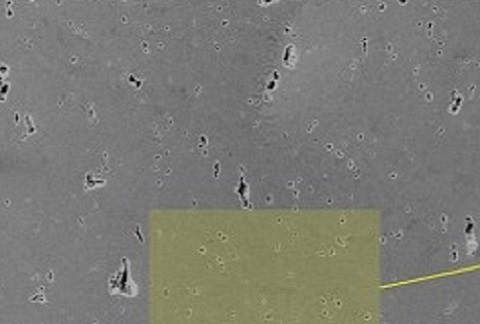
#> input picture ImageProcessing(latest)/Img_source.jpg, 480 x 324 px
$ python main.py
#> lines starting #> are read from the running program, lines starting #| are printed output that depends on the picture; after the words box and inside, x2 and y2 are one past the last pixel; in counts of white or black regions, pixels touching at a corner belong together
# -*- coding: utf-8 -*-
# @Author : lifz
# @Time : 2022/3/6
# @File : main.py
# @Mail : leoleechn@outlook.com

import cv2 as cv
import numpy as np
import csv
import matplotlib.pyplot as plt


def main():
    # 读取图像
    img1 = cv.imread("Img_source.jpg")
#> img1 is the input picture: shape (324, 480, 3); mean B, G, R 116.8, 123.4, 123.5
    img2 = cv.imread("Img_source.jpg")
    img3 = cv.imread("Img_source.jpg")

    Img_h = img1.shape[0]
#> Img_h = 324
    Img_w = img1.shape[1]
#> Img_w = 480
    print('-' * 20)
    print("图片大小:" + str(Img_h) + "px*" + str(Img_w) + "px")
#| 图片大小:324px*480px
    print('-' * 20 + '\n')

    imgProcessing(img1, img2, img3)

    imgTemp1 = cv.imread("Img_source.jpg")
    imgTemp2 = cv.imread("Img_thres.jpg")
    imgTemp3 = cv.imread("Img_result.jpg")
    imgTemp4 = cv.imread("Img_plane.jpg")

    plt.subplot(221)
    # plt.title("Img_source")
    plt.imshow(imgTemp1)
    # plt.xticks([])
    # plt.yticks([])
    plt.subplot(222)
    # plt.title("Img_thres")
    plt.imshow(imgTemp2)
    # plt.xticks([])
    # plt.yticks([])
    plt.subplot(223)
    # plt.title("Img_result")
    plt.imshow(imgTemp3)
    # plt.xticks([])
    # plt.yticks([])
    plt.subplot(224)
    # plt.title("Img_plane")
    plt.imshow(imgTemp4)
    # plt.xticks([])
    # plt.yticks([])
    plt.savefig("result_1.jpg")
    plt.show()

    # plt.imshow(imgTemp1)
    # plt.grid()
    # plt.show()

    gridProcessing(img1)

    cv.waitKey(0)  # 延时
    cv.destroyAllWindows()  # 释放内存


# 图像处理
def imgProcessing(var1, var2, var3):
    # 中值滤波
    Img_temp = cv.medianBlur(var1, 15)

    # 图像差分
    Img_diff = cv.absdiff(Img_temp, var2)
    # cv.imshow("Img_diff", Img_diff)  # 差分图

    # 二值化
    # Img_gray = cv.cvtColor(Img_diff, cv.COLOR_BGR2GRAY)
    # _, Img_thres = cv.threshold(Img_gray, 24, 255, cv.THRESH_BINARY)
    # cv.imshow("Img_thres", Img_thres)  # 二值化处理图

    # cv.imwrite("Img_thres.jpg", Img_thres)

    # 查找轮廓
    contours, hierarchy = cv.findContours(noiseProcessing(Img_diff), cv.RETR_EXTERNAL, cv.CHAIN_APPROX_NONE)
#> in noiseProcessing, `_, binary = cv.threshold(gray, 0, 255, cv.THRESH_BINARY | cv.THRESH_OT..`:
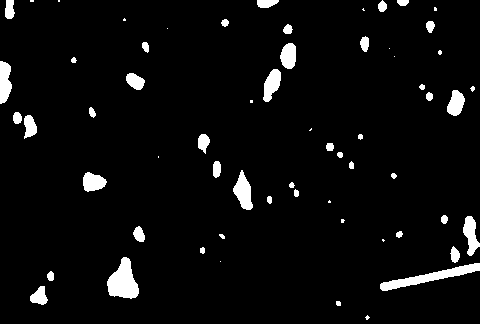
#> binary: shape (324, 480); 4.6% white; 62 white regions (18 under 20 px)
#> contours = 62 contours, 25 with area under 20; largest, box (x1, y1, x2, y2) and area: (107, 257, 139, 299) 797, (380, 263, 480, 291) 734, (233, 170, 253, 210) 416, (0, 61, 12, 104) 352, (463, 216, 480, 256) 344

    # 输出缺陷个数
    print('-' * 20)
    print("不可忽略缺陷个数:" + str(len(contours)))
#| 不可忽略缺陷个数:62
    print('-' * 20)

    for i in range(0, len(contours)):
        length = cv.arcLength(contours[i], True)
        # 通过缺陷轮廓长度筛选
        if length > 16:
            cv.drawContours(var2, contours[i], -1, (0, 0, 0), 2)
#> this loop made 62 passes
#> length on passes 1 to 12: 11.9, 14.83, 58.87, 25.31, 226.8, 0, 123.7, 17.66, 41.21, 6.24, 15.07, 20.49
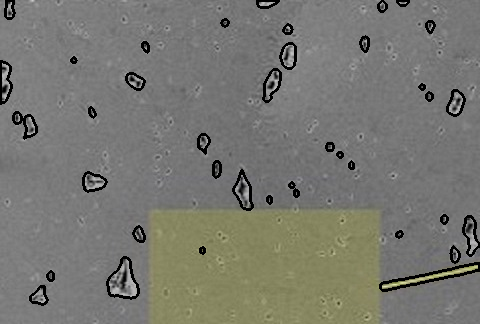
#> var2: shape (324, 480, 3); mean B, G, R 112.7, 119.3, 119.3

    # cv.imshow("Img_result", var2)  # 结果图

    cv.imwrite("Img_result.jpg", var2)

    planeDisplay(contours, var3)

    # [8 lines of commented-out code are left out]


def noiseProcessing(var1):
    # 图像进行高斯模糊降噪，去除噪声干扰，然后再二值化
    blurred = cv.GaussianBlur(var1, (15, 15), 0)
    gray = cv.cvtColor(blurred, cv.COLOR_BGR2GRAY)
    _, binary = cv.threshold(gray, 0, 255, cv.THRESH_BINARY | cv.THRESH_OTSU)
    # cv.imshow("Img_thres", binary)  # 二值化处理图
    cv.imwrite("Img_thres.jpg", binary)

    # 图像均值迁移去噪声，然后二值化处理
    # blurred = cv.pyrMeanShiftFiltering(binary, 18, 20)
    # gray = cv.cvtColor(blurred, cv.COLOR_BGR2GRAY)
    # _, binary = cv.threshold(gray, 0, 255, cv.THRESH_BINARY | cv.THRESH_OTSU)
    # cv.imshow("Img_thres", binary)  # 二值化处理图

    return binary


# 平面几何关系处理
def planeDisplay(var1, var2):
    # 寻找边界坐标
    for c in var1:
        # 计算点集最外面的矩形边界
        x, y, w, h = cv.boundingRect(c)
        # 绘制边界矩形
        cv.rectangle(var2, (x, y), (x + w, y + h), (0, 255, 0), 1)
        # 寻找面积最小的矩形
        rect = cv.minAreaRect(c)
        # 得到最小矩形的坐标
        box = cv.boxPoints(rect)
        # 标准化坐标到整数
        box = np.int0(box)
        # 画出边界
        cv.drawContours(var2, [box], 0, (0, 0, 255), 1)
        # 坐标输出
        # print(box)

        # 坐标写入csv文件
        file = open("data.csv", mode='a', encoding="utf-8")
        writer = csv.writer(file)
        writer.writerow(box)
        file.close()
#> this loop made 62 passes
#> (x, y, w, h, rect, box) on passes 1 to 6: (365, 315, 5, 5, ((366.8, 317.3), (3.54, 2.83), -45), [[366, 319], [364, 317], [367, 315], [369, 317]]), (336, 301, 5, 5, ((338, 303), (4, 4), -90), [[340, 305], [336, 305], [336, 301], [340, 301]]), (30, 286, 18, 19, ((37.67, 295.9), (16.79, 18.21), -12.99), [[31, 306], [27, 288], [43, 285], [47, 302]]), (47, 271, 7, 10, ((50, 275.5), (9, 6), -90), [[53, 280], [47, 280], [47, 271], [53, 271]]), (380, 263, 100, 28, ((429.7, 276.6), (102, 8.82), -11.8), [[380, 291], [378, 282], [478, 261], [480, 270]]), (220, 261, 1, 1, ((220, 261), (0, 0), -90), [[220, 261], [220, 261], [220, 261], [220, 261]])
#> (c, x, y, w, h, rect, box) on passes 26, 60: ([[158, 156], [158, 157]], 158, 156, 1, 2, ((158, 156.5), (1, 0), -90), [[158, 157], [158, 157], [158, 156], [158, 156]]), ([[58, 0], [58, 1], [59, 1], [59, 0]], 58, 0, 2, 2, ((58.5, 0.5), (1, 1), -90), [[59, 1], [58, 1], [58, 0], [59, 0]])
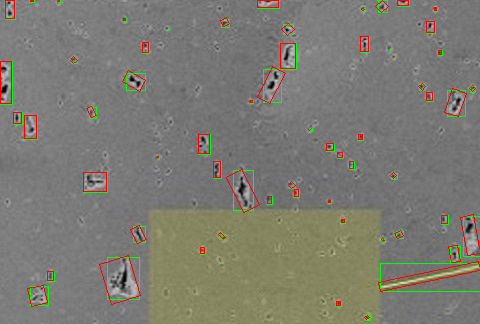
#> var2: shape (324, 480, 3); mean B, G, R 113.6, 123.1, 123.8

    # cv.imshow("Img_plane", var2)  # 平面处理图

    cv.imwrite("Img_plane.jpg", var2)


# 网格化处理
def gridProcessing(var1):
    # [11 lines of commented-out code are left out]

    bit_1 = 40
    bit_2 = 27

    imgTemp = var1
    imgWidth = int(imgTemp.shape[1] / bit_1)
#> imgWidth = 12
    imgHeight = int(imgTemp.shape[0] / bit_2)
#> imgHeight = 12

    # [7 lines of commented-out code are left out]
    imgNew = np.zeros((imgTemp.shape[0], imgTemp.shape[1], 3), np.uint8)
    # 图像循环采样
    for i in range(bit_2):
        # 获取y坐标
        y = i * imgHeight
        for j in range(bit_1):
            # 获取x坐标
            x = j * imgWidth
            # 获取填充颜色,左上角像素点
            b = imgTemp[y, x][0]
            g = imgTemp[y, x][1]
            r = imgTemp[y, x][2]

            # 循环设置小区域采样
            for n in range(imgHeight):
                for m in range(imgWidth):
                    imgNew[y + n, x + m][0] = np.uint8(b)
                    imgNew[y + n, x + m][1] = np.uint8(g)
                    imgNew[y + n, x + m][2] = np.uint8(r)

    # cv.imshow("sampling", imgNew)  # 采样量化图
    cv.imwrite("sampling.jpg", imgNew)

    # 绘制网格
    for i in range(12, 480, imgWidth):
        cv.line(imgNew, (i, 0), (i, 324), (0, 0, 0), 1)
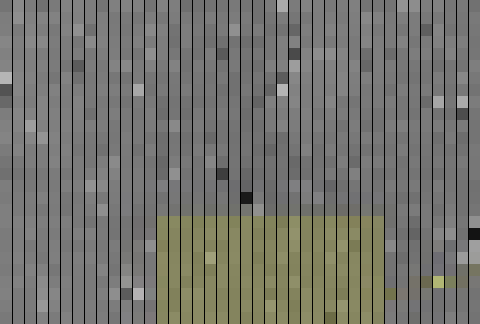
#> imgNew: shape (324, 480, 3); mean B, G, R 107.4, 113.2, 113.2
    for j in range(12, 324, imgHeight):
        cv.line(imgNew, (0, j), (480, j), (0, 0, 0), 1)
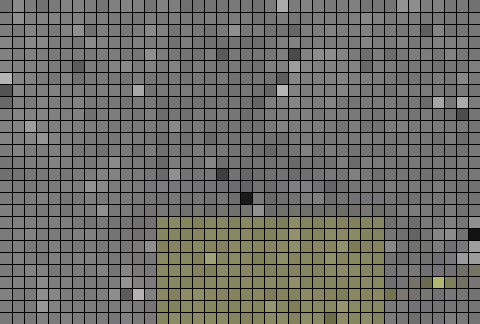
#> imgNew: shape (324, 480, 3); 7.37% of pixels changed, all inside (x1, y1, x2, y2) = (0, 12, 480, 313)
    # cv.imshow("gridSampling", imgNew)
    cv.imwrite("gridSampling.jpg", imgNew)

    imgTemp1 = cv.imread("sampling.jpg")
    imgTemp2 = cv.imread("gridSampling.jpg")
    plt.subplot(121)
    plt.imshow(imgTemp1)
    plt.subplot(122)
    plt.imshow(imgTemp2)
    plt.savefig("result_2.jpg")
#> figure, not shown here; B, G, R data is drawn as R, G, B
    plt.show()

    # 热力图绘制
    imgTemp3 = cv.medianBlur(var1, 15)
    imgDiff = cv.absdiff(imgTemp3, imgNew)
    imgGray = cv.cvtColor(imgDiff, cv.COLOR_BGR2GRAY)
    # imgHeat = cv.applyColorMap(cv.imread("Img_thres.jpg"), cv.COLORMAP_JET)
    imgHeat = cv.applyColorMap(imgGray, cv.COLORMAP_JET)
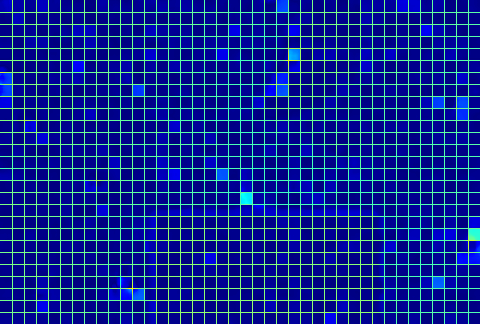
#> imgHeat: shape (324, 480, 3); mean B, G, R 147.2, 40.7, 16.7
    cv.imwrite("heat.jpg", imgHeat)
    plt.imshow(cv.imread("heat.jpg"))
    plt.colorbar()
    plt.savefig("result_3.jpg")
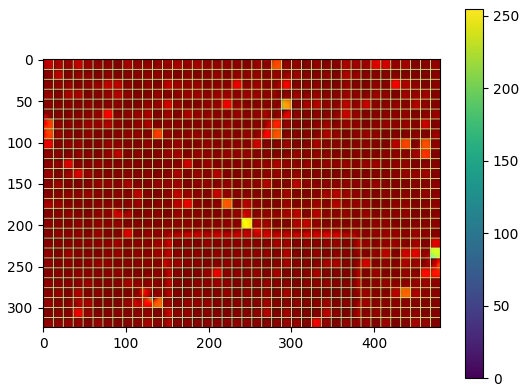
#> figure drawn by matplotlib, 2 panels; B, G, R data is drawn as R, G, B
    plt.show()


if __name__ == "__main__":
    main()
